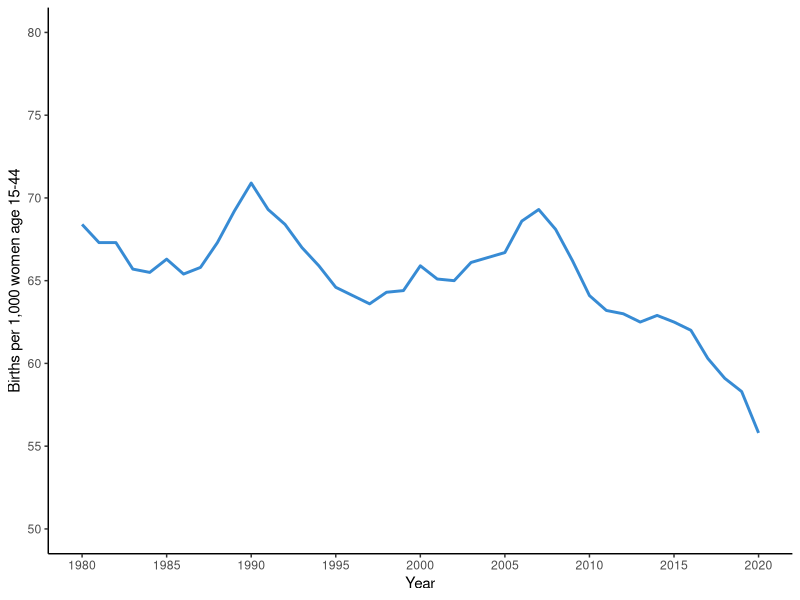
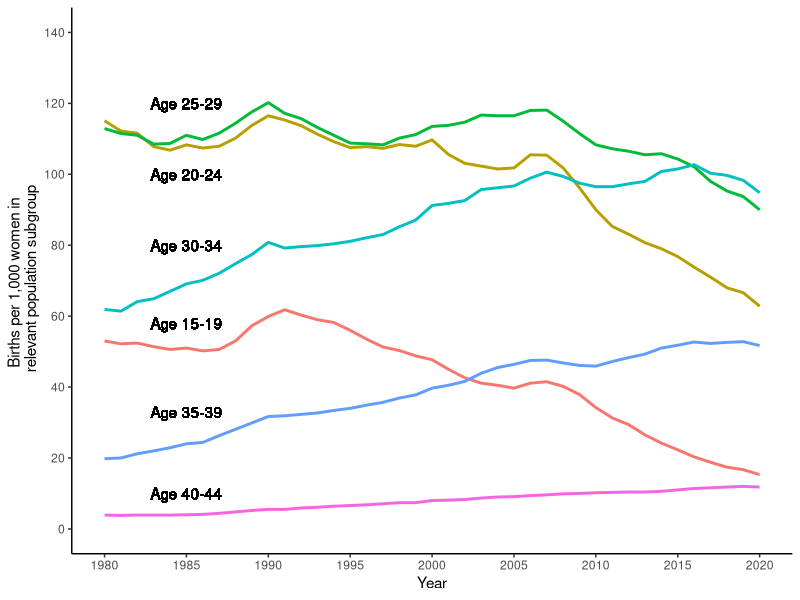
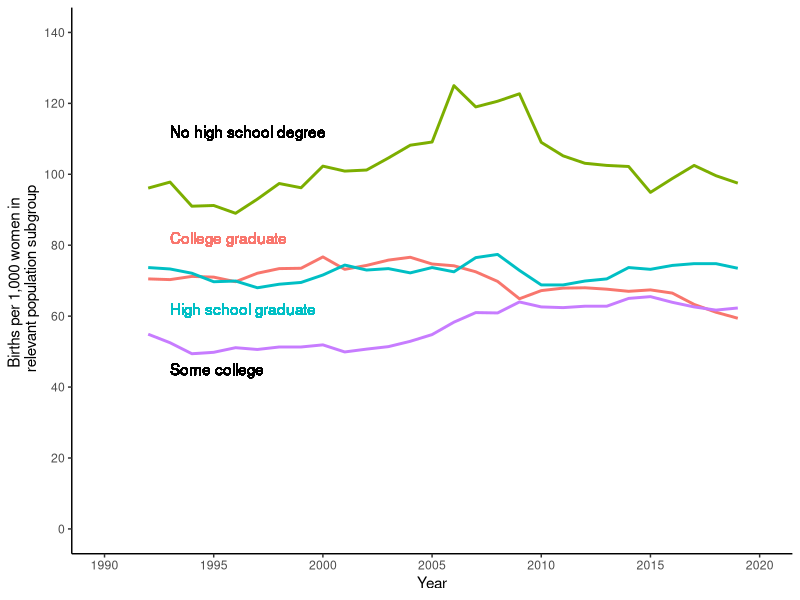
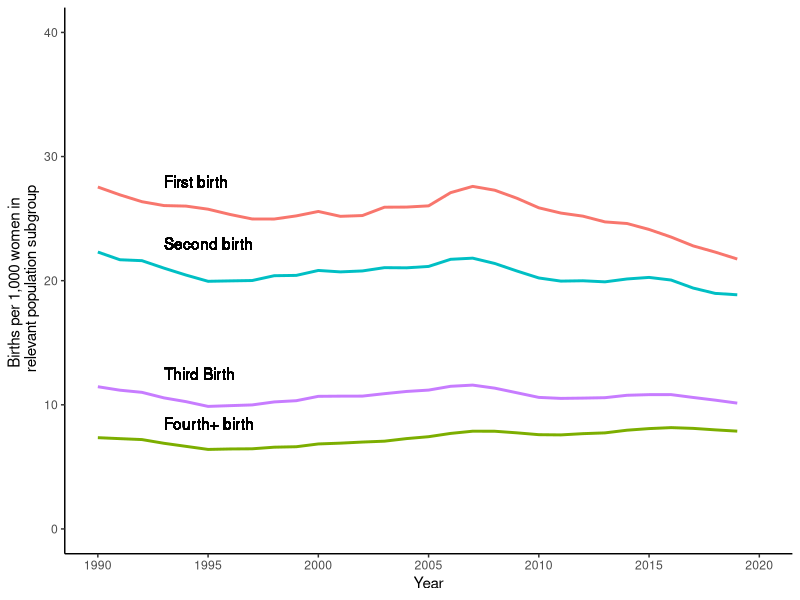
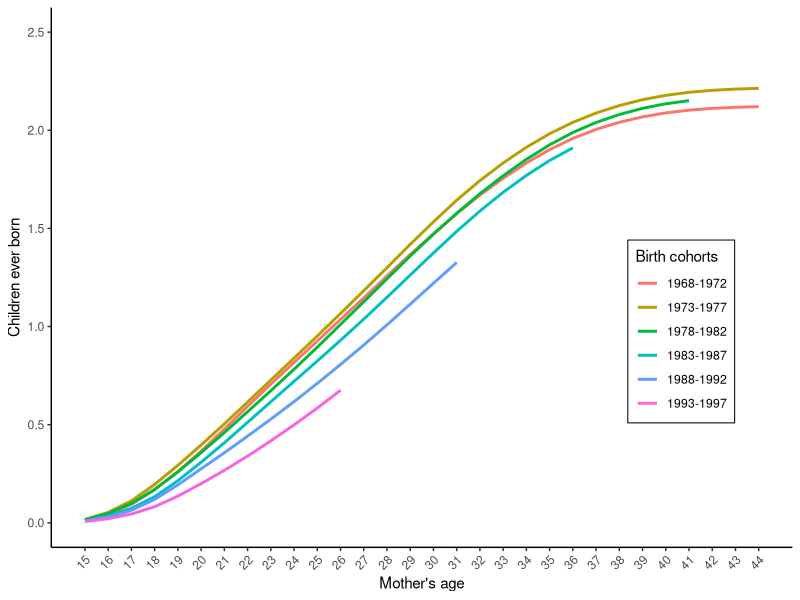

The R source for these figures, in order:
#### Preamble ####
# Purpose: Replication of figures in the original paper
# Author: Aaron Xiaozhou Liu, Jimmy Luc, Maroosh Gillani
# Date: 12 February 2024
# Contact: maroosh.gillani@mail.utoronto.ca, aaronxiaozhou.liu@mail.utoronto.ca, jimmy.luc@mail.utoronto.ca
# License: MIT
# Pre-requisites: Must have data downloaded


#### Workspace setup ####

library(tidyverse)
library(dplyr)
library(ggplot2)
library(here)
library(haven)

#### Load data ####

### Figure 1 ###
# acquire figure 1 data from fig_1.csv
fig_1_data <- 
  read.csv(file=here("data/fig_1.csv"))

# replicate figure 1 from the original paper
fig_1_data %>% ggplot(aes(x = year, y = brate_all)) +
  geom_line(color = "#378bd4", size = 1) +
  labs(x = "Year", y = "Births per 1,000 women age 15-44") +
  scale_y_continuous(limits = c(50,80), breaks = seq(50, 80, by = 5)) +
  scale_x_continuous(limits = c(1980,2020), breaks = seq(1980, 2020, by = 5)) +
  theme_classic()

### Figure 2 ###
## Figure 2a ##
# acquire figure 2a data from figs_2a_2b.csv
fig_2a_data <-
  read.csv(file=here("data/figs_2a_2b.csv"))

fig_2a_data <- fig_2a_data %>% select(year, brate_1519, brate_2024, brate_2529, brate_3034, brate_3539, brate_4044)

fig_2a_data_long <- fig_2a_data %>%
  pivot_longer(cols = -year, names_to = "Age_Group", values_to = "Birth_Rate")

# replicate figure 2a from the original paper
fig_2a_data_long %>% ggplot(aes(x = year, y = Birth_Rate, color = Age_Group)) +
  geom_line(size = 1) +
  labs(x = "Year", y = "Births per 1,000 women in \n relevant population subgroup", color = "Age Group") +
  scale_y_continuous(limits = c(0, 140), breaks = seq(0, 150, by = 20)) +
  scale_x_continuous(limits = c(1980, 2020), breaks = seq(1980, 2020, by = 5)) +
  geom_text(aes(x = 1985, y = 120), label = "Age 25-29", color = "black") +
  geom_text(aes(x = 1985, y = 100), label = "Age 20-24", color = "black") +
  geom_text(aes(x = 1985, y = 80), label = "Age 30-34", color = "black") +
  geom_text(aes(x = 1985, y = 58), label = "Age 15-19", color = "black") +
  geom_text(aes(x = 1985, y = 33), label = "Age 35-39", color = "black") +
  geom_text(aes(x = 1985, y = 10), label = "Age 40-44", color = "black") +
  theme_classic() +
  theme(legend.position = "none")

## Figure 2d ##
# acquire figure 2d data from figs_1_2_3.csv
fig_2d_data <-
  read.csv(file=here("data/figs_1_2_3.csv"))

fig_2d_data <- fig_2d_data %>% select(year, brate_hsdropout,	brate_hsgrad,	brate_somecol,	brate_colgrad)

fig_2d_data <- na.omit(fig_2d_data)

fig_2d_data_long <- fig_2d_data %>%
  pivot_longer(cols = -year, names_to = "Education_Level", values_to = "Birth_Rate")

# replicate figure 2d from the original paper
fig_2d_data_long %>% ggplot(aes(x = year, y = Birth_Rate, color = Education_Level)) +
  geom_line(size = 1) +
  labs(x = "Year", y = "Births per 1,000 women in \n relevant population subgroup", color = "Education Level") +
  scale_y_continuous(limits = c(0, 140), breaks = seq(0, 150, by = 20)) +
  scale_x_continuous(limits = c(1990, 2020), breaks = seq(1990, 2020, by = 5)) +
  geom_text(aes(x = 1993, y = 112), label = "No high school degree", color = "black", hjust = 0) +
  geom_text(aes(x = 1993, y = 82), label = "College graduate", color = "#f8766d", hjust = 0) +
  theme_classic() +
  geom_text(aes(x = 1993, y = 62), label = "High school graduate", color = "#00bfc4", hjust = 0) +
  geom_text(aes(x = 1993, y = 45), label = "Some college", color = "black", hjust = 0) +
  theme_classic() +
  theme(legend.position = "none")

## Figure 2f ##
# acquire figure 2f data from NCHS Natality Microdata's nchs_births_pop_1990_2019.dta and SEER's age_race_comp_seer.dta
nchs_births_data <- read_dta(here("data/nchs_births_pop_1990_2019.dta"))
seer_data <- read_dta(here("data/age_race_comp_seer.dta"))

merged_data <- merge(nchs_births_data, seer_data, by = c("stname", "year"))

merged_data <- merged_data %>%
  mutate(
    brate_firstbirth = merged_data$numbirth_firstbirth / merged_data$pop1544 * 1000,
    brate_secondbirth = merged_data$numbirth_secondbirth / merged_data$pop1544 * 1000,
    brate_thirdbirth = merged_data$numbirth_thirdbirth / merged_data$pop1544 * 1000,
    brate_fourthbirth = merged_data$numbirth_fourthbirth / merged_data$pop1544 * 1000
  ) %>%
  select(year, starts_with("brate_"))

merged_data_long <- merged_data %>%
  pivot_longer(cols = -year, names_to = "Parity", values_to = "Birth_Rate")

# replicate figure 2f from the original paper
merged_data_long %>% ggplot(aes(x = year, y = round(Birth_Rate, digits = 1), color = Parity)) +
  geom_line(size = 1, stat = "summary", fun = mean) +
  labs(x = "Year", y = "Births per 1,000 women in \n relevant population subgroup", color = "Parity") +
  scale_y_continuous(limits = c(0, 40), breaks = seq(0, 40, by = 10)) +
  scale_x_continuous(limits = c(1990, 2020), breaks = seq(1990, 2020, by = 5)) +
  geom_text(aes(x = 1993, y = 28), label = "First birth", color = "black", hjust = 0) +
  geom_text(aes(x = 1993, y = 23), label = "Second birth", color = "black", hjust = 0) +
  geom_text(aes(x = 1993, y = 12.5), label = "Third Birth", color = "black", hjust = 0) +
  geom_text(aes(x = 1993, y = 8.5), label = "Fourth+ birth", color = "black", hjust = 0) +
  theme_classic() +
  theme(legend.position = "none")

### Figure 5 ###
# acquire figure 5 data from CDC SEER's agecomp-seer.dta
seer_cohort_data <- 
  read_dta(here("data/agecomp-seer.dta"))

nchs_cohort_data <- 
  read_dta(here("data/nchs_cohort_analysis.dta"))

# code to replicate figure 5 from: https://github.com/KCtt457/us-birth-rates-decline
# Process population data to aggregate by cohort
fig5_pop_data1 <- seer_cohort_data %>%
  select(1:32) %>%
  select(-c(stname)) %>%
  group_by(year) %>%
  summarise(across(everything(),sum)) # https://stackoverflow.com/questions/1660124/how-to-sum-a-variable-by-group

fig5_pop_data1 <- fig5_pop_data1 %>%
  pivot_longer(-c(year), names_to = "mage", values_to = "pop")

fig5_pop_data1 <- fig5_pop_data1 %>%
  mutate(mage = as.numeric(str_replace(mage, "fem", ""))) %>%
  mutate(cohort = year - mage) %>%
  mutate(cohort2 = case_when(cohort >= 1968 & cohort <=1972 ~ 1,
                             cohort >= 1973 & cohort <=1977 ~ 2,
                             cohort >= 1978 & cohort <=1982 ~ 3,
                             cohort >= 1983 & cohort <=1987 ~ 4,
                             cohort >= 1988 & cohort <=1992 ~ 5,
                             cohort >= 1993 & cohort <=1997 ~ 6))

fig5_pop_data1 <- na.omit(fig5_pop_data1)
fig5_pop_data1 <- fig5_pop_data1 %>%
  group_by(cohort2, mage) %>%
  summarise(pop = sum(pop))

# Join dataframes for population and birth data
nchs_cohort_data <- full_join(nchs_cohort_data, fig5_pop_data1, by=c("mage", "cohort2")) %>%
  mutate(cohort_years = case_when(cohort2 == 1 ~ "1968-1972",
                                  cohort2 == 2 ~ "1973-1977",
                                  cohort2 == 3 ~ "1978-1982",
                                  cohort2 == 4 ~ "1983-1987",
                                  cohort2 == 5 ~ "1988-1992",
                                  cohort2 == 6 ~ "1993-1997"))

# replicate figure 5 from the original paper
# Calculate birth rates
nchs_cohort_data <- nchs_cohort_data %>%
  mutate(brate=numbirth/pop*1000,
         age_20_24_year = case_when(cohort2 == 1 ~ 1992,
                                    cohort2 == 2 ~ 1997,
                                    cohort2 == 3 ~ 2002,
                                    cohort2 == 4 ~ 2007,
                                    cohort2 == 5 ~ 2012,
                                    cohort2 == 6 ~ 2017)
  )

# Calculate cumulative birth rates for each cohort
nchs_cohort_data <- nchs_cohort_data %>%
  group_by(cohort2) %>%
  mutate(cum_brate = cumsum(brate)/1000, 
         cohort_years = case_when(cohort2 == 1 ~ "1968-1972",
                                  cohort2 == 2 ~ "1973-1977",
                                  cohort2 == 3 ~ "1978-1982",
                                  cohort2 == 4 ~ "1983-1987",
                                  cohort2 == 5 ~ "1988-1992",
                                  cohort2 == 6 ~ "1993-1997")) 
# Make plot (Figure 5 replication)
nchs_cohort_data %>%
  ggplot(aes(x = mage,
             y = cum_brate,
             color = cohort_years)) +
  geom_line(size = 1) +
  labs(x = "Mother's age", y = "Children ever born", color = "Birth cohorts") +
  scale_y_continuous(limits=c(0, 2.5), breaks=seq(0, 2.5, by = .5)) +
  scale_x_continuous(limits=c(15, 44), breaks=seq(15, 44, by = 1)) +
  theme_classic() + 
  theme(legend.background = element_blank(), legend.box.background = element_rect(), legend.position = c(0.85,0.4), axis.text.x = element_text(angle = 45, hjust = 1))
